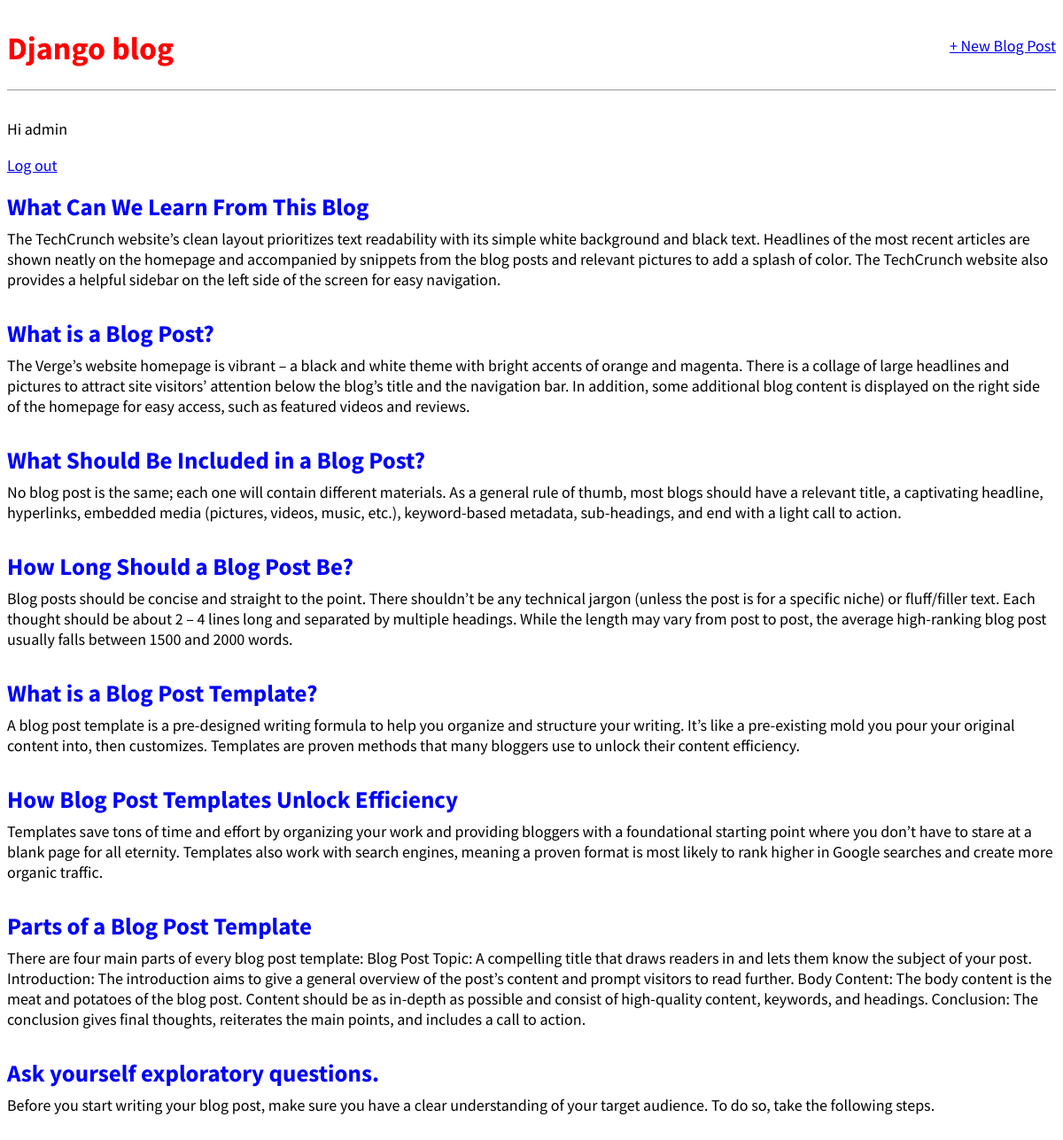
The app's page / (signed in) with its own data.
### blogposts/models.py (models this page shows, shortened)
class BlogPost(models.Model):
    title = models.CharField(max_length=200)
    author = models.ForeignKey(User, on_delete=models.CASCADE)
    body = models.TextField()

### blogposts/views.py (the view)
# urls.py: path('', views.BlogListView.as_view(), name='blogs'),
class BlogListView(ListView):
    model = BlogPost
    template_name = 'blogs.html'

### blogposts/templates/blogs.html
{% extends "base.html" %}
{% block content %}
    {% for post in blogpost_list %}
        <div class="post-entry">
            <h2><a href="{% url 'blog-detail' post.id %}">{{ post.title }}</a></h2>
            <p> {{ post.body }}</p>
        </div>
    {% endfor %}
{% endblock content %}

### blogposts/templates/base.html (shortened to what this page needs)
{% load static %}
<!DOCTYPE html>
<html lang="en">
<head>
    <link rel="stylesheet" href="{% static 'css/base.css' %}">
</head>
<body>
    <header>
        <div class="nav-left">
            <h1><a href="{% url 'blogs' %}">Django blog</a></h1>
        </div>
        <div class="nav-right">
            <a href="{% url 'blog-create' %}">+ New Blog Post</a>
        </div>
    </header>
    {% if user.is_authenticated %}
        <p>Hi {{ user.username }}</p>
        <p><a href="{% url 'logout' %}">Log out</a></p>
    {% else %}
        <p>You are not logged in.</p>
        <a href="{% url 'login' %}">Login</a> |
        <a href="{% url 'signup' %}">Sign Up</a>
    {% endif %}
    {% block content %}
    {% endblock content %}
</body>
</html>

### static/css/base.css (style rules this page uses)
header h1 a { color: red; text-decoration: none; }
body { font-family: 'Source Sans Pro', sans-serif; font-size: 18px; }
header { border-bottom: 1px solid #999; margin-bottom: 2rem; display: flex; }
.nav-left { margin-right: auto; }
.nav-right { display: flex; padding-top: 2rem; }
.post-entry { margin-bottom: 2rem; }
.post-entry h2 { margin: 0.5rem 0; }
.post-entry h2 a, .post-entry h2 a:visited { color: blue; text-decoration: none; }
.post-entry p { margin: 0; font-weight: 400; }

### records on screen
BlogPost: title "What Can We Learn From This Blog", body "The TechCrunch website’s clean layout prioritizes text readability with its simple white background and black text. Headlines of the most recent articles are shown neatly on the homepage and accompanied by snippets from the blog posts and relevant pictures to add a splash of color. The TechCrunch website also provides a helpful sidebar on the left side of the screen for easy navigation."
BlogPost: title "What is a Blog Post?", body "The Verge’s website homepage is vibrant – a black and white theme with bright accents of orange and magenta. There is a collage of large headlines and pictures to attract site visitors’ attention below the blog’s title and the navigation bar. In addition, some additional blog content is displayed on the right side of the homepage for easy access, such as featured videos and reviews."
BlogPost: title "What Should Be Included in a Blog Post?", body "No blog post is the same; each one will contain different materials. As a general rule of thumb, most blogs should have a relevant title, a captivating headline, hyperlinks, embedded media (pictures, videos, music, etc.), keyword-based metadata, sub-headings, and end with a light call to action."
BlogPost: title "How Long Should a Blog Post Be?", body "Blog posts should be concise and straight to the point. There shouldn’t be any technical jargon (unless the post is for a specific niche) or fluff/filler text. Each thought should be about 2 – 4 lines long and separated by multiple headings. While the length may vary from post to post, the average high-ranking blog post usually falls between 1500 and 2000 words."
BlogPost: title "What is a Blog Post Template?", body "A blog post template is a pre-designed writing formula to help you organize and structure your writing. It’s like a pre-existing mold you pour your original content into, then customizes. Templates are proven methods that many bloggers use to unlock their content efficiency."
BlogPost: title "How Blog Post Templates Unlock Efficiency", body "Templates save tons of time and effort by organizing your work and providing bloggers with a foundational starting point where you don’t have to stare at a blank page for all eternity. Templates also work with search engines, meaning a proven format is most likely to rank higher in Google searches and create more organic traffic."
BlogPost: title "Parts of a Blog Post Template", body "There are four main parts of every blog post template: Blog Post Topic: A compelling title that draws readers in and lets them know the subject of your post. Introduction: The introduction aims to give a general overview of the post’s content and prompt visitors to read further. Body Content: The body content is the meat and potatoes of the blog post. Content should be as in-depth as possible and consist of high-quality content, keywords, and headings. Conclusion: The conclusion gives final thoughts, reiterates the main points, and includes a call to action."
BlogPost: title "Ask yourself exploratory questions.", body "Before you start writing your blog post, make sure you have a clear understanding of your target audience. To do so, take the following steps."

### other values on screen
{{ user.username }} "admin"
